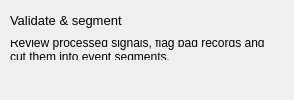
                     <widget class="QWidget" name="page_validate">
                      <layout class="QVBoxLayout" name="layout_validate">
                       <property name="spacing">
                        <number>10</number>
                       </property>
                       <property name="leftMargin">
                        <number>10</number>
                       </property>
                       <property name="topMargin">
                        <number>10</number>
                       </property>
                       <property name="rightMargin">
                        <number>10</number>
                       </property>
                       <property name="bottomMargin">
                        <number>10</number>
                       </property>
                       <item>
                        <widget class="QLabel" name="title_validate">
                         <property name="maximumSize">
                          <size>
                           <width>16777215</width>
                           <height>30</height>
                          </size>
                         </property>
                         <property name="font">
                          <font>
                           <family>Segoe UI</family>
                           <pointsize>10</pointsize>
                           <weight>50</weight>
                           <italic>false</italic>
                           <bold>false</bold>
                          </font>
                         </property>
                         <property name="text">
                          <string>Validate &amp; segment</string>
                         </property>
                        </widget>
                       </item>
                       <item>
                        <widget class="QLabel" name="subtitle_validate">
                         <property name="maximumSize">
                          <size>
                           <width>16777215</width>
                           <height>20</height>
                          </size>
                         </property>
                         <property name="text">
                          <string>Review processed signals, flag bad records and cut them into event segments.</string>
                         </property>
                         <property name="wordWrap">
                          <bool>true</bool>
                         </property>
                        </widget>
                       </item>
                       <item>
                        <widget class="QFrame" name="content_validate">
                         <property name="frameShape">
                          <enum>QFrame::NoFrame</enum>
                         </property>
                         <property name="frameShadow">
                          <enum>QFrame::Raised</enum>
                         </property>
                        </widget>
                       </item>
                      </layout>
                     </widget>
